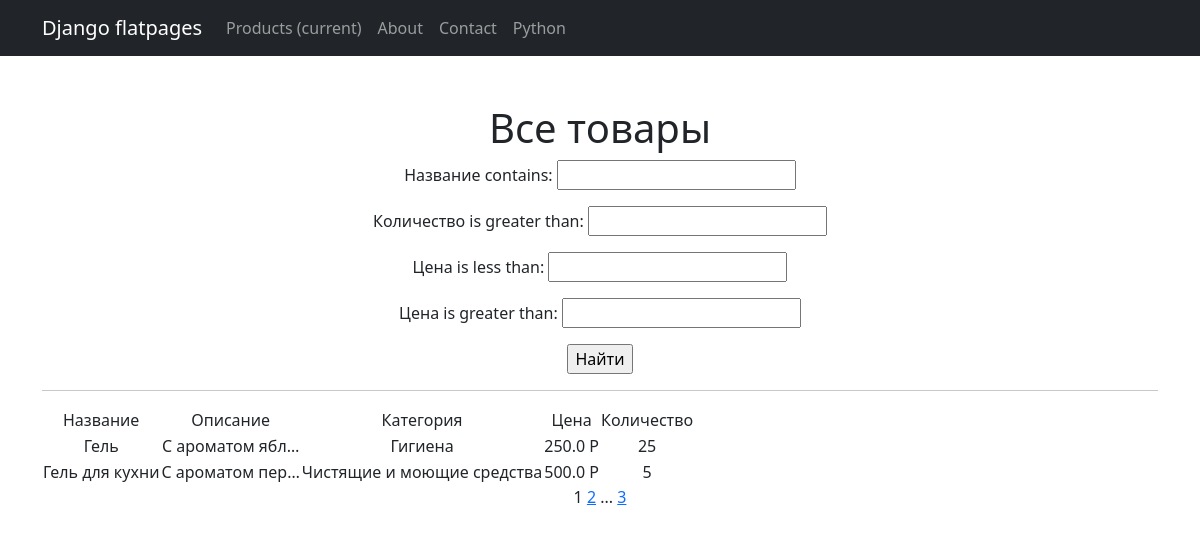
Screenshot of /products/ with the database file from the repository.
### simpleapp/models.py (models this page shows, shortened)
class Product(models.Model):
    name = models.CharField(
        max_length=50,
        unique=True,# названия товаров не должны повторяться
        verbose_name='Название'
    )
    description = models.TextField(verbose_name='Описание')
    quantity = models.IntegerField(
        validators=[MinValueValidator(0)],
        verbose_name='Количество'
    )
    category = models.ForeignKey(
        to='Category',
        on_delete=models.CASCADE,
        related_name='products',# все продукты в категории будут доступны через поле products
        verbose_name='Категория'
    )
    price = models.FloatField(
        validators=[MinValueValidator(0.0)],
        verbose_name='Цена'
    )
    class Meta:
        verbose_name = 'Товар'
        verbose_name_plural = 'Товары'
        ordering = ['price']

class Category(models.Model):
    name = models.CharField(max_length=100, unique=True, verbose_name='Название')
    class Meta:
        verbose_name = 'Категория'
        verbose_name_plural = 'Категории'

### simpleapp/views.py (the view)
# urls.py: path('', ProductsList.as_view(), name='product_list'),
class ProductsList(ListView):
    model = Product
    ordering = 'name'
    template_name = 'products.html'
    context_object_name = 'products'
    paginate_by = 2
    def get_queryset(self):
        queryset = super().get_queryset()
        self.filterset = ProductFilter(self.request.GET, queryset)
        return self.filterset.qs
    def get_context_data(self, **kwargs):
        context = super().get_context_data(**kwargs)
        context['filterset'] = self.filterset
        return context

### simpleapp/templatetags/custom_filters.py (called while the page is built)
@register.filter()
def currency(value, code='rub'):
   postfix = CURRENCIES_SYMBOLS[code]
   return f'{value} {postfix}'

### simpleapp/templatetags/custom_tags.py (called while the page is built)
@register.simple_tag(takes_context=True)
def url_replace(context, **kwargs):
   d = context['request'].GET.copy()
   for k, v in kwargs.items():
       d[k] = v
   return d.urlencode()

### templates/products.html (shortened to what this page needs)
{% extends 'flatpages/default.html' %}
{% load custom_filters %}
{% load custom_tags %}
{% block content %}
   <h1>Все товары</h1>
   <form action="" method="get">
       {{ filterset.form.as_p }}
       <input type="submit" value="Найти" />
   </form>
   <hr>
   {% if products %}
       <table>
           <tr>
               <td>Название</td>
               <td>Описание</td>
               <td>Категория</td>
               <td>Цена</td>
               <td>Количество</td>
           </tr>
           {% for product in products %}
           <tr>
               <td>{{ product.name }}</td>
               <td>{{ product.description|truncatechars:15 }}</td>
               <td>{{ product.category.name }}</td>
               <td>{{ product.price|currency }}</td>
               <td>{{ product.quantity }}</td>
           </tr>
           {% endfor %}
       </table>
   {% else %}
       <h2>Товаров нет!</h2>
   {% endif %}
   {{ page_obj.number }}
   {% if page_obj.has_next %}
       <a href="?{% url_replace page=page_obj.next_page_number %}">{{ page_obj.next_page_number }}</a>
       {% if paginator.num_pages != page_obj.next_page_number %}
           ...
           <a href="?{% url_replace page=page_obj.paginator.num_pages %}">{{ page_obj.paginator.num_pages }}</a>
       {% endif %}
   {% endif %}
{% endblock content %}

### templates/flatpages/default.html (shortened to what this page needs)
<!DOCTYPE html>
<html lang="en">
    <head>
        {% load static %}
        <link href="{% static '/css/styles.css' %}" rel="stylesheet" />
    </head>
    <body>
        <nav class="navbar navbar-expand-lg navbar-dark bg-dark static-top">
           <div class="container">
               <a class="navbar-brand" href="#">Django flatpages</a>
               <div class="collapse navbar-collapse" id="navbarResponsive">
                   <ul class="navbar-nav ml-auto">
                       <li class="nav-item active">
                           <a class="nav-link" href="/products/">Products
                               <span class="sr-only">(current)</span>
                           </a>
                       </li>
                       <li class="nav-item">
                           <a class="nav-link" href="/about/">About</a>
                       </li>
                       <li class="nav-item">
                           <a class="nav-link" href="/contacts/">Contact</a>
                       </li>
                       <li class="nav-item">
                           <a class="nav-link" href="/page_python/">Python</a>
                       </li>
                   </ul>
               </div>
           </div>
        </nav>
        <div class="container">
            <div class="text-center mt-5">
                {% block content %}
                {% endblock content %}
            </div>
        </div>
    </body>
</html>

### rows the page displays
Product: name "Гель", description "С ароматом ябл…", category.name "Гигиена", price "250.0 Р", quantity "25"
Product: name "Гель для кухни", description "С ароматом пер…", category.name "Чистящие и моющие средства", price "500.0 Р", quantity "5"

### other values shown
{{ page_obj.number }} "1"
{{ page_obj.next_page_number }} "2"
{{ page_obj.paginator.num_pages }} "3"
